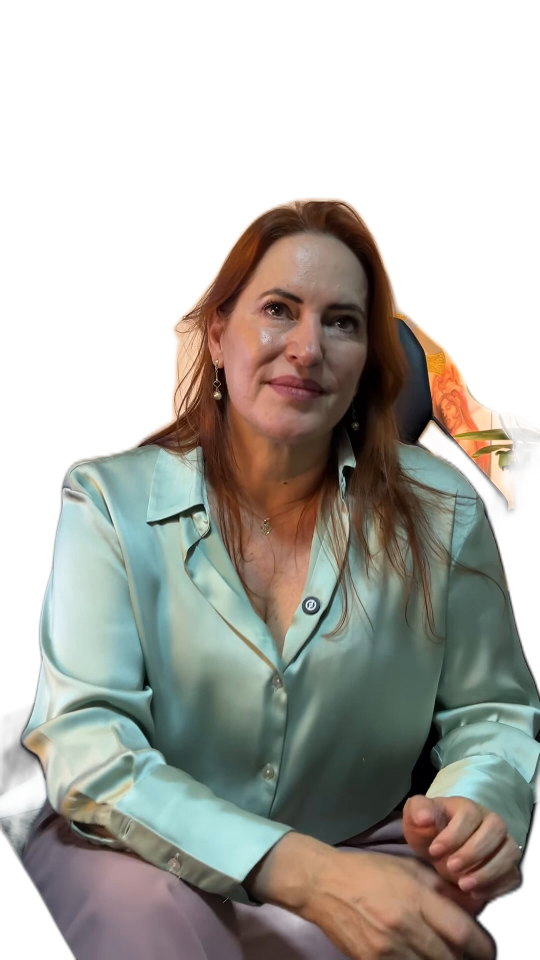
#> input picture clientes/dra-wagnete-cruz/videos/wagnete-004-voce-tem-direito/calib/mask_15.png, 1080 x 1920 px (shown at 1/2 size); its folder holds 4 pictures in this run
$ python analyze.py
#> lines starting #> are read from the running program, lines starting #| are printed output that depends on the picture; after the words box and inside, x2 and y2 are one past the last pixel; in counts of white or black regions, pixels touching at a corner belong together
from PIL import Image, ImageDraw
import numpy as np, os
base=os.path.dirname(__file__)
masks=[np.array(Image.open(os.path.join(base,f"mask_{t}.png")).convert("RGBA"))[:,:,3] for t in (15,50,85)]
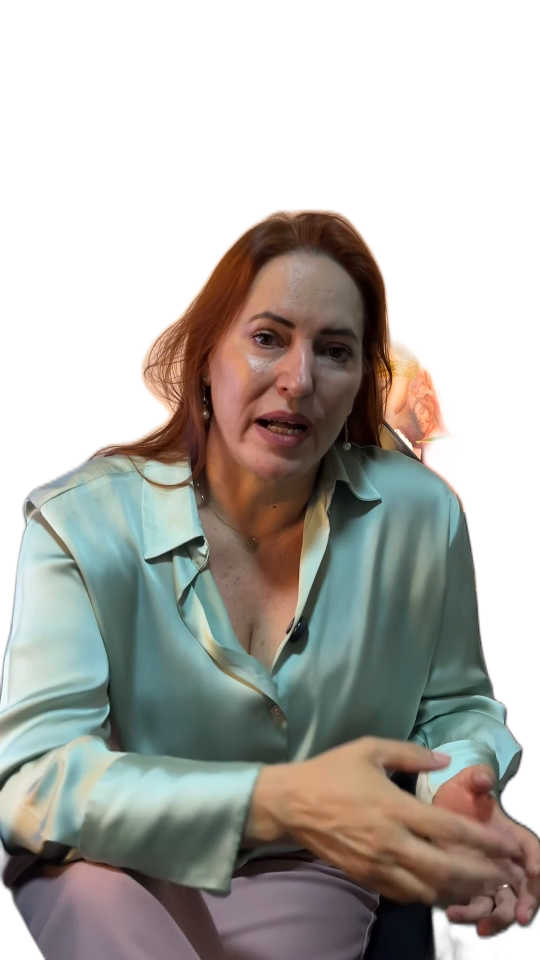
#> input picture clientes/dra-wagnete-cruz/videos/wagnete-004-voce-tem-direito/calib/mask_50.png, 1080 x 1920 px (shown at 1/2 size)
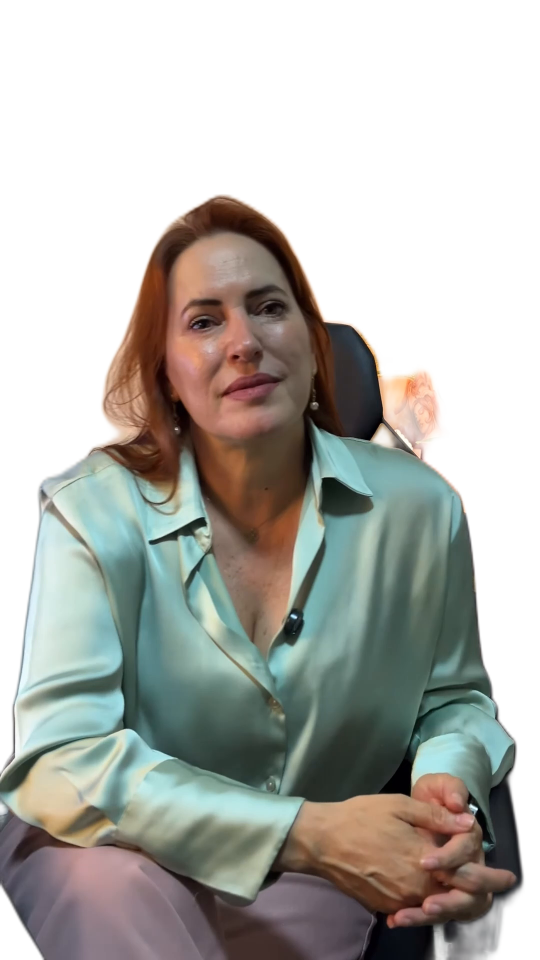
#> input picture clientes/dra-wagnete-cruz/videos/wagnete-004-voce-tem-direito/calib/mask_85.png, 1080 x 1920 px (shown at 1/2 size)
H,W=masks[0].shape
#> H = 1920; W = 1080
al=np.maximum.reduce(masks)
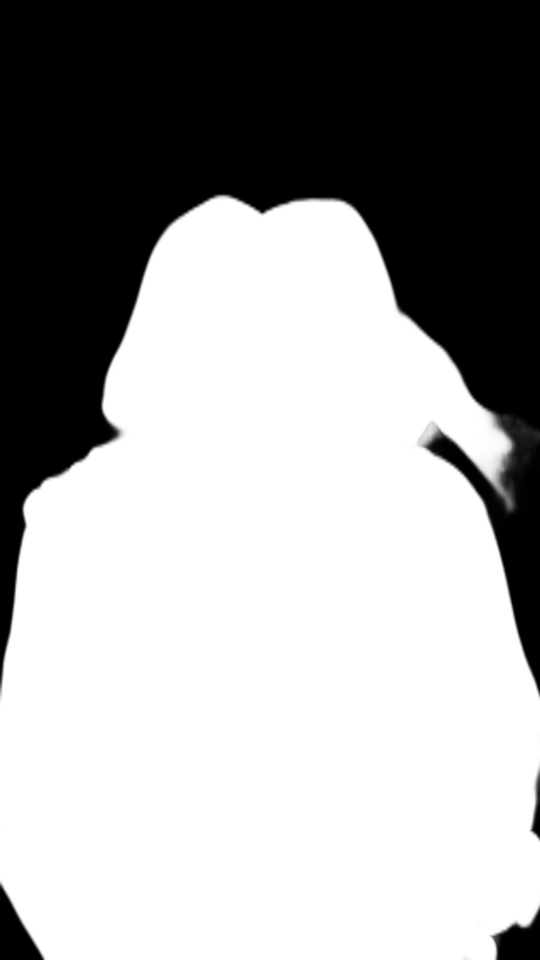
#> al: shape (1920, 1080) (shown at 1/2 size); min 0, max 255, mean 162.4
subj=al>128
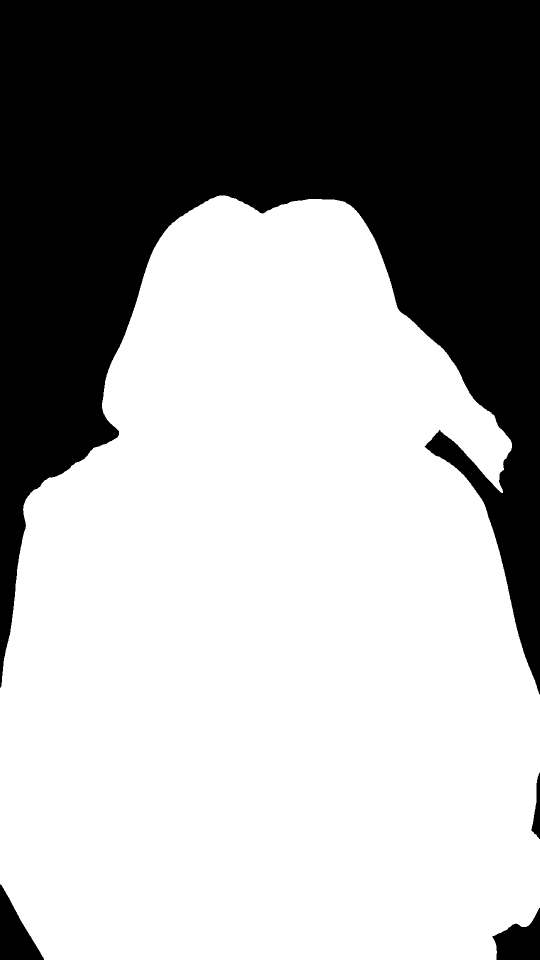
#> subj: shape (1920, 1080) bool (shown at 1/2 size); 63.7% white; 4 black regions, box (x1, y1, x2, y2) and area: (0, 0, 1080, 1389) 739266, (0, 1769, 88, 1920) 6781, (985, 1816, 1080, 1920) 6139, (1063, 1545, 1080, 1678) 1186
width=np.zeros(H,int); left=np.full(H,-1); right=np.full(H,-1)
#> after `width = np.zeros(H, int)`: width = 1920 values from 0 to 0
#> after `left = np.full(H, -1)`: left = 1920 values from -1 to -1
#> after `right = np.full(H, -1)`: right = 1920 values from -1 to -1
for y in range(H):
    xs=np.where(subj[y])[0]
    if xs.size>20: left[y],right[y],width[y]=xs.min(),xs.max(),xs.max()-xs.min()
#> after the loop, left = 1920 values, max 434 at index 392, min -1 at index 0, mean 85.77; right = 1920 values, max 1079 at index 1389, min -1 at index 0, mean 776.6; width = 1920 values, max 1079 at index 1389, min 0 at index 0, mean 690.8
present=width>40
head_top=int(np.argmax(present)) if present.any() else 0
#> head_top = 396
shoulder_y=H
#> shoulder_y = 1920
for y in range(head_top,H):
    if width[y]>460: shoulder_y=y; break
fy0,fy1=max(0,head_top-10),min(H,shoulder_y+30)
#> fy0 = 386; fy1 = 541
xs=np.where(subj[fy0:fy1].any(axis=0))[0]
#> xs = 482 values from 291 to 772
fx0,fx1=max(0,int(xs.min())-30),min(W,int(xs.max())+30)
#> fx0 = 261; fx1 = 802
ST,SB,SL,SR=160,1344,60,960
top_h=(head_top-15)-ST
#> top_h = 221
print(f"frame {W}x{H}")
#| frame 1080x1920
print(f"head_top={head_top}  shoulder_y={shoulder_y}")
#| head_top=396  shoulder_y=511
print(f"FACE_BOX  x[{fx0},{fx1}] y[{fy0},{fy1}]  (largura {fx1-fx0}, altura {fy1-fy0})")
#| FACE_BOX  x[261,802] y[386,541]  (largura 541, altura 155)
print(f"TOP_BAND livre acima da cabeça: y[{ST},{head_top-15}]  altura={top_h}px  ({'USAVEL' if top_h>=110 else 'PEQUENA'})")
#| TOP_BAND livre acima da cabeça: y[160,381]  altura=221px  (USAVEL)
print(f"cards (banda inferior) ancora ~y970 -> abaixo da face? {shoulder_y < 950}")
#| cards (banda inferior) ancora ~y970 -> abaixo da face? True
# overlay
ov=Image.open(os.path.join(base,"f_50.png")).convert("RGBA")
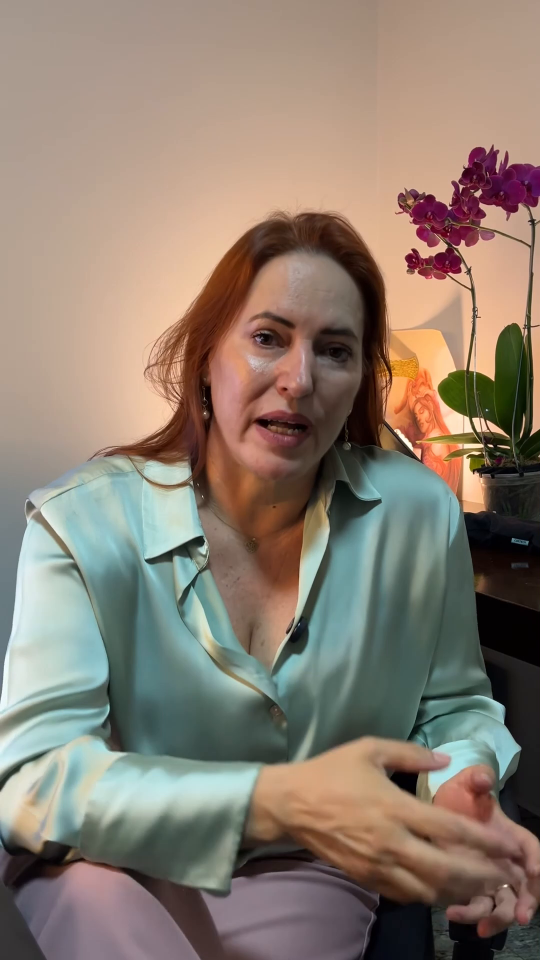
#> input picture clientes/dra-wagnete-cruz/videos/wagnete-004-voce-tem-direito/calib/f_50.png, 1080 x 1920 px (shown at 1/2 size)
d=ImageDraw.Draw(ov,"RGBA")
d.rectangle([SL,ST,SR,SB],outline=(70,150,255,200),width=3)              # safe zone (azul)
d.rectangle([fx0,fy0,fx1,fy1],outline=(255,40,40,255),width=7)           # face-box (vermelho)
if top_h>=110: d.rectangle([SL,ST,SR,head_top-15],outline=(40,210,110,255),width=6)  # top band (verde)
d.rectangle([SL,980,SR,1330],outline=(255,200,40,255),width=6)          # banda cards/legenda (ambar)
ov.save(os.path.join(base,"overlay.png"))
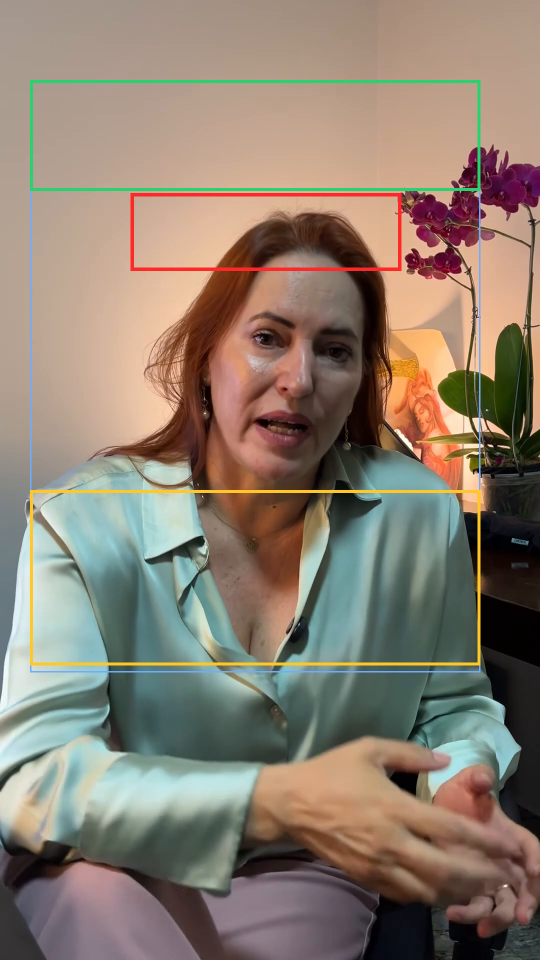
#> saved as overlay.png: PIL image 1080x1920 RGBA (shown at 1/2 size); mean R, G, B, A 139.9, 126.3, 112.1, 254.8; transparent parts drawn white
print("overlay salvo: calib/overlay.png")
